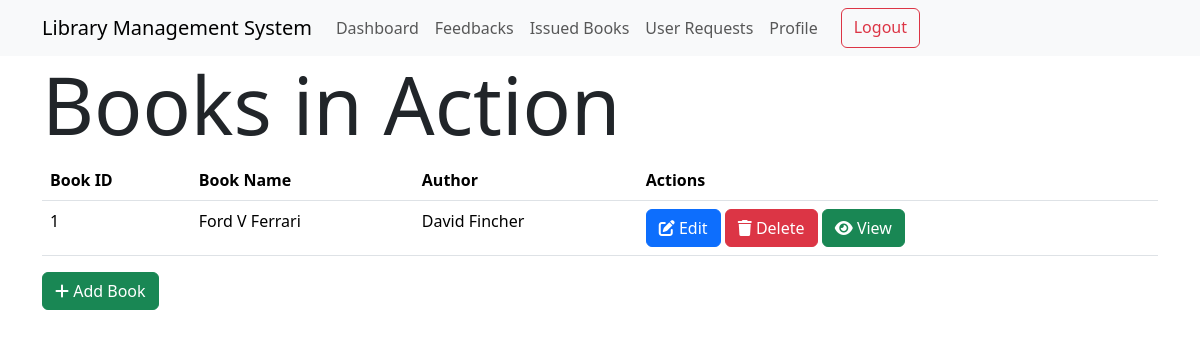
The app's page /section/1/ (signed in) with its own data.
### models.py (models this page shows)
class Section(db.Model):
    id = db.Column(db.Integer, primary_key=True)
    name = db.Column(db.String(32), nullable=False, unique=True)
    books = db.relationship(
        "Books", backref="section", lazy=True, cascade="all, delete-orphan"
    )

class Books(db.Model):
    id = db.Column(db.Integer, primary_key=True)
    name = db.Column(db.String(64), nullable=False)
    content = db.Column(db.Text, nullable=False)
    author = db.Column(db.String(64), nullable=False)
    date_issued = db.Column(db.Date)  # null as it'll be filled during issuance
    return_date = db.Column(db.Date)  # null as it'll be filled during issuance
    section_id = db.Column(db.Integer, db.ForeignKey("section.id"), nullable=False)
    carts = db.relationship("Cart", backref="book", lazy=True)
    issued = db.relationship(
        "Issued", backref="books", lazy=True, cascade="all, delete-orphan"
    )

### routes.py (the view)
@app.route("/section/<int:id>/")
@admin_required
def show_section(id):
    section = Section.query.get(id)
    if not section:
        flash("Section does not exist")
        return redirect(url_for("admin"))
    return render_template("/section/show.html", section=section)

### routes.py (called while the page is built)
def admin_required(func):
    @wraps(func)
    def inner(*args, **kwargs):
        if "user_id" not in session:
            return redirect(url_for("login"))
        user = User.query.get(session["user_id"])
        if not user.is_admin:
            flash("You are not authorized to access this page")
            return redirect(url_for("index"))
        return func(*args, **kwargs)
    return inner

### templates/section/show.html (shortened to what this page needs)
{% extends 'layout.html' %}
{% block content %}
<h1 class="display-1">
    Books in {{section.name}}
</h1>
<table class="table">
    <thead>
        <tr>
            <th>Book ID</th>
            <th>Book Name</th>
            <th>Author</th>
            <th>Actions</th>
        </tr>
    </thead>
    <tbody>
        {% for book in section.books %}
        <tr>
            <td>{{book.id}}</td>
            <td>{{book.name}}</td>
            <td>{{book.author}}</td>
            <td>
                <a href="{{url_for('edit_book', id=book.id)}}" class="btn btn-primary">
                    <i class="fas fa-edit"></i>
                    Edit
                </a>
                <a href="{{url_for('delete_book', id=book.id)}}" class="btn btn-danger">
                    <i class="fas fa-trash"></i>
                    Delete
                </a>
                <form action="{{url_for('read_book', id=book.id)}}" method="POST" style="display: inline;">
                    <button class=" btn btn-success">
                        <i class="fa fa-eye" aria-hidden="true"></i>
                        View
                    </button>
                </form>
            </td>
        </tr>
        {% endfor %}
    </tbody>
</table>
<a href="{{url_for('add_book', section_id=section.id)}}" class="btn btn-success">
    <i class="fas fa-plus"></i>
    Add Book
</a>
{% endblock %}

### records on screen
Section: name "Action"
Books: id "1", name "Ford V Ferrari", author "David Fincher"
